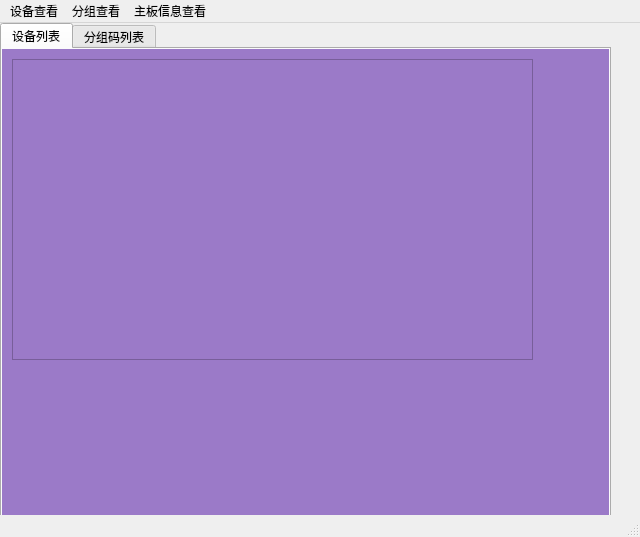
<?xml version="1.0" encoding="UTF-8"?>
<ui version="4.0">
 <class>MainWindow</class>
 <widget class="QMainWindow" name="MainWindow">
  <property name="geometry">
   <rect>
    <x>0</x>
    <y>0</y>
    <width>640</width>
    <height>537</height>
   </rect>
  </property>
  <property name="windowTitle">
   <string>对讲模块</string>
  </property>
  <widget class="QWidget" name="centralwidget">
   <widget class="QTabWidget" name="tabWidget">
    <property name="geometry">
     <rect>
      <x>0</x>
      <y>0</y>
      <width>611</width>
      <height>501</height>
     </rect>
    </property>
    <property name="styleSheet">
     <string notr="true"/>
    </property>
    <property name="currentIndex">
     <number>0</number>
    </property>
    <widget class="QWidget" name="tab_1">
     <property name="styleSheet">
      <string notr="true">background:rgb(155, 122, 200)
</string>
     </property>
     <attribute name="title">
      <string>设备列表</string>
     </attribute>
     <widget class="QTableView" name="tableView">
      <property name="geometry">
       <rect>
        <x>10</x>
        <y>10</y>
        <width>521</width>
        <height>301</height>
       </rect>
      </property>
     </widget>
    </widget>
    <widget class="QWidget" name="tab">
     <property name="styleSheet">
      <string notr="true">background:orange</string>
     </property>
     <attribute name="title">
      <string>分组码列表</string>
     </attribute>
    </widget>
   </widget>
  </widget>
  <widget class="QMenuBar" name="menubar">
   <property name="geometry">
    <rect>
     <x>0</x>
     <y>0</y>
     <width>640</width>
     <height>23</height>
    </rect>
   </property>
   <widget class="QMenu" name="menu">
    <property name="title">
     <string>设备查看</string>
    </property>
   </widget>
   <widget class="QMenu" name="menu_2">
    <property name="title">
     <string>分组查看</string>
    </property>
   </widget>
   <widget class="QMenu" name="menu_3">
    <property name="title">
     <string>主板信息查看</string>
    </property>
   </widget>
   <addaction name="menu"/>
   <addaction name="menu_2"/>
   <addaction name="menu_3"/>
  </widget>
  <widget class="QStatusBar" name="statusbar"/>
 </widget>
 <resources/>
 <connections/>
</ui>
